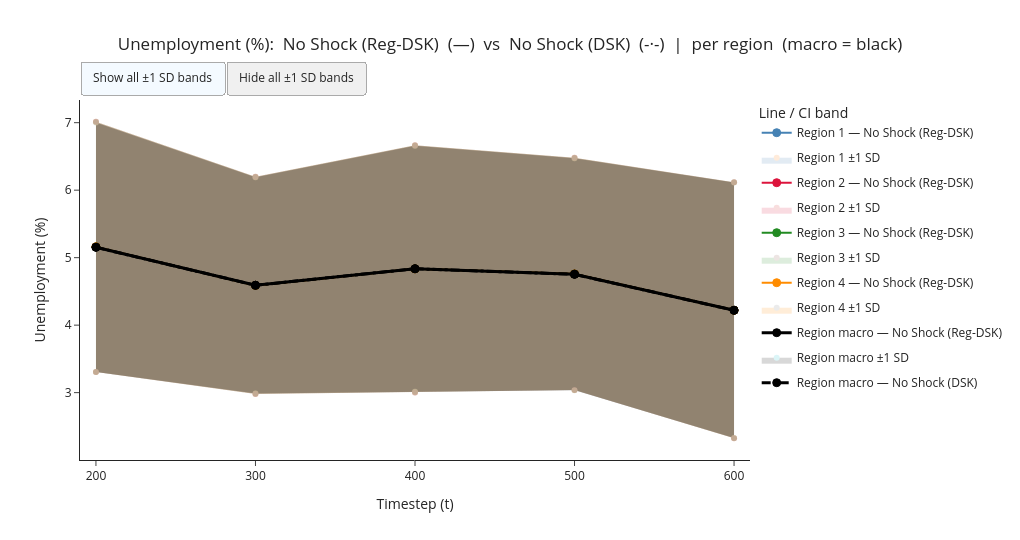
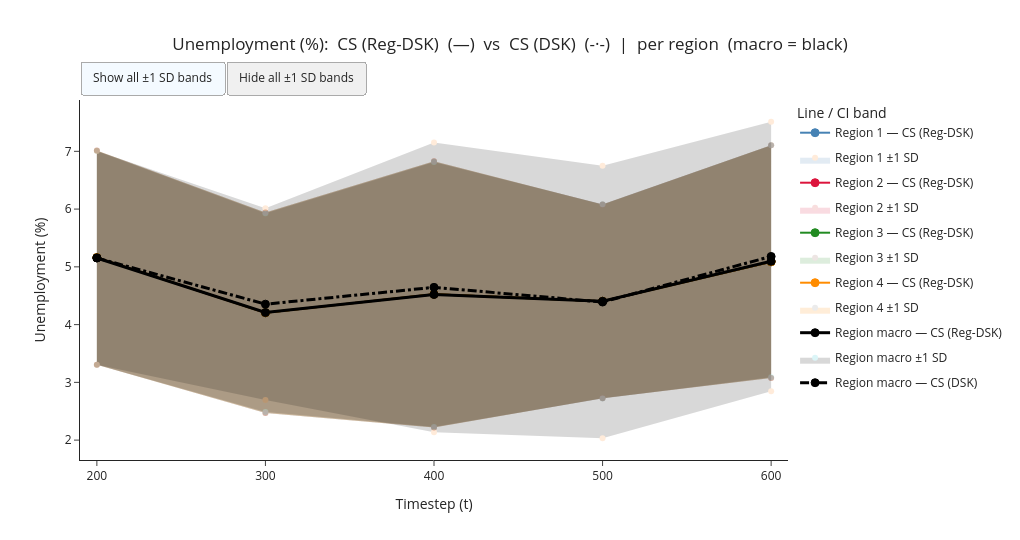
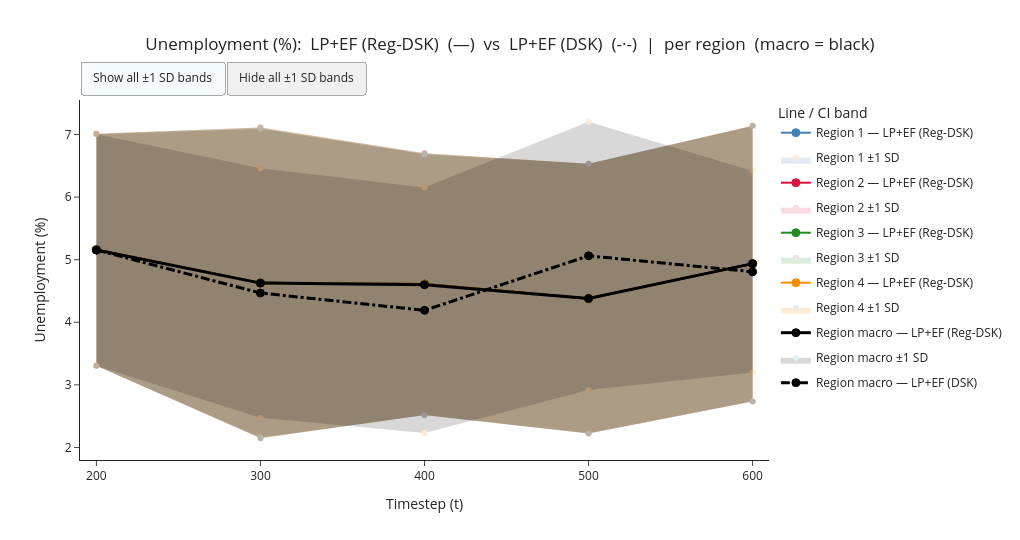

Here is the notebook cell these charts were saved with, in order:
### Markdown cell above
## Compare Scenarios
### Unemployment

### Code cell
# Plot 1 — Unemployment
build_comparison_fig(hrhs_scenario1, dsk_scenario1, "Unemployment",
                     label_a="No Shock (Reg-DSK)", label_b="No Shock (DSK)").show()

build_comparison_fig(hrhs_scenario2,dsk_scenario2, "Unemployment",
                     label_a="CS (Reg-DSK)", label_b="CS (DSK)").show()

build_comparison_fig(hrhs_scenario3,dsk_scenario3, "Unemployment",
                     label_a="LP+EF (Reg-DSK)", label_b="LP+EF (DSK)").show()

### Figure 1 — Plotly figure (JSON) as saved in the notebook; plotly's stock layout.template omitted (floating-point values rounded to 4 significant figures)
{"data": [{"legendgroup": "line_r1_No Shock (Reg-DSK)", "line": {"color": "steelblue", "dash": "solid", "width": 2}, "marker": {"color": "steelblue", "line": {"color": "steelblue", "width": 1}, "size": 8, "symbol": "circle"}, "mode": "lines+markers", "name": "Region 1 — No Shock (Reg-DSK)", "showlegend": true, "type": "scatter", "x": [200.0, 300.0, 400.0, 500.0, 600.0], "y": [5.16, 4.589, 4.834, 4.758, 4.22]}, {"fill": "toself", "fillcolor": "steelblue", "hoverinfo": "skip", "legendgroup": "ci_region_1", "line": {"width": 0}, "name": "Region 1 ±1 SD", "opacity": 0.15, "showlegend": true, "type": "scatter", "visible": true, "x": [200.0, 300.0, 400.0, 500.0, 600.0, 600.0, 500.0, 400.0, 300.0, 200.0], "y": [7.014, 6.2, 6.665, 6.479, 6.116, 2.324, 3.037, 3.004, 2.979, 3.306]}, {"legendgroup": "line_r2_No Shock (Reg-DSK)", "line": {"color": "crimson", "dash": "solid", "width": 2}, "marker": {"color": "crimson", "line": {"color": "crimson", "width": 1}, "size": 8, "symbol": "circle"}, "mode": "lines+markers", "name": "Region 2 — No Shock (Reg-DSK)", "showlegend": true, "type": "scatter", "x": [200.0, 300.0, 400.0, 500.0, 600.0], "y": [5.16, 4.589, 4.834, 4.758, 4.22]}, {"fill": "toself", "fillcolor": "crimson", "hoverinfo": "skip", "legendgroup": "ci_region_2", "line": {"width": 0}, "name": "Region 2 ±1 SD", "opacity": 0.15, "showlegend": true, "type": "scatter", "visible": true, "x": [200.0, 300.0, 400.0, 500.0, 600.0, 600.0, 500.0, 400.0, 300.0, 200.0], "y": [7.014, 6.2, 6.665, 6.479, 6.116, 2.324, 3.037, 3.004, 2.979, 3.306]}, {"legendgroup": "line_r3_No Shock (Reg-DSK)", "line": {"color": "forestgreen", "dash": "solid", "width": 2}, "marker": {"color": "forestgreen", "line": {"color": "forestgreen", "width": 1}, "size": 8, "symbol": "circle"}, "mode": "lines+markers", "name": "Region 3 — No Shock (Reg-DSK)", "showlegend": true, "type": "scatter", "x": [200.0, 300.0, 400.0, 500.0, 600.0], "y": [5.16, 4.589, 4.834, 4.758, 4.22]}, {"fill": "toself", "fillcolor": "forestgreen", "hoverinfo": "skip", "legendgroup": "ci_region_3", "line": {"width": 0}, "name": "Region 3 ±1 SD", "opacity": 0.15, "showlegend": true, "type": "scatter", "visible": true, "x": [200.0, 300.0, 400.0, 500.0, 600.0, 600.0, 500.0, 400.0, 300.0, 200.0], "y": [7.014, 6.2, 6.665, 6.479, 6.116, 2.324, 3.037, 3.004, 2.979, 3.306]}, {"legendgroup": "line_r4_No Shock (Reg-DSK)", "line": {"color": "darkorange", "dash": "solid", "width": 2}, "marker": {"color": "darkorange", "line": {"color": "darkorange", "width": 1}, "size": 8, "symbol": "circle"}, "mode": "lines+markers", "name": "Region 4 — No Shock (Reg-DSK)", "showlegend": true, "type": "scatter", "x": [200.0, 300.0, 400.0, 500.0, 600.0], "y": [5.16, 4.589, 4.834, 4.758, 4.22]}, {"fill": "toself", "fillcolor": "darkorange", "hoverinfo": "skip", "legendgroup": "ci_region_4", "line": {"width": 0}, "name": "Region 4 ±1 SD", "opacity": 0.15, "showlegend": true, "type": "scatter", "visible": true, "x": [200.0, 300.0, 400.0, 500.0, 600.0, 600.0, 500.0, 400.0, 300.0, 200.0], "y": [7.014, 6.2, 6.665, 6.479, 6.116, 2.324, 3.037, 3.004, 2.979, 3.306]}, {"legendgroup": "line_rmacro_No Shock (Reg-DSK)", "line": {"color": "black", "dash": "solid", "width": 3}, "marker": {"color": "black", "line": {"color": "black", "width": 1}, "size": 8, "symbol": "circle"}, "mode": "lines+markers", "name": "Region macro — No Shock (Reg-DSK)", "showlegend": true, "type": "scatter", "x": [200.0, 300.0, 400.0, 500.0, 600.0], "y": [5.154, 4.591, 4.836, 4.753, 4.22]}, {"fill": "toself", "fillcolor": "black", "hoverinfo": "skip", "legendgroup": "ci_region_macro", "line": {"width": 0}, "name": "Region macro ±1 SD", "opacity": 0.15, "showlegend": true, "type": "scatter", "visible": true, "x": [200.0, 300.0, 400.0, 500.0, 600.0, 600.0, 500.0, 400.0, 300.0, 200.0], "y": [7.004, 6.193, 6.659, 6.473, 6.112, 2.329, 3.034, 3.013, 2.989, 3.304]}, {"legendgroup": "line_rmacro_No Shock (DSK)", "line": {"color": "black", "dash": "dashdot", "width": 3}, "marker": {"color": "black", "line": {"color": "black", "width": 1}, "size": 8, "symbol": "circle"}, "mode": "lines+markers", "name": "Region macro — No Shock (DSK)", "showlegend": true, "type": "scatter", "x": [200.0, 300.0, 400.0, 500.0, 600.0], "y": [5.154, 4.591, 4.836, 4.753, 4.22]}, {"fill": "toself", "fillcolor": "black", "hoverinfo": "skip", "legendgroup": "ci_region_macro", "line": {"width": 0}, "name": "Region macro ±1 SD", "opacity": 0.15, "showlegend": false, "type": "scatter", "visible": true, "x": [200.0, 300.0, 400.0, 500.0, 600.0, 600.0, 500.0, 400.0, 300.0, 200.0], "y": [7.004, 6.193, 6.659, 6.473, 6.112, 2.329, 3.034, 3.013, 2.989, 3.304]}], "layout": {"height": 540, "legend": {"title": {"text": "Line / CI band"}, "tracegroupgap": 6, "x": 1.01, "y": 1}, "title": {"text": "Unemployment (%):  No Shock (Reg-DSK)  (—)  vs  No Shock (DSK)  (-·-)  |  per region  (macro = black)", "x": 0.5}, "updatemenus": [{"bgcolor": "#f0f0f0", "bordercolor": "#aaa", "buttons": [{"args": [{"visible": true}, [1, 3, 5, 7, 9, 11]], "label": "Show all ±1 SD bands", "method": "restyle"}, {"args": [{"visible": "legendonly"}, [1, 3, 5, 7, 9, 11]], "label": "Hide all ±1 SD bands", "method": "restyle"}], "direction": "left", "pad": {"r": 8, "t": 4}, "type": "buttons", "x": 0, "xanchor": "left", "y": 1.12}], "width": 1020, "xaxis": {"range": [190, 610], "tickvals": [200, 300, 400, 500, 600], "title": {"text": "Timestep (t)"}}, "yaxis": {"title": {"text": "Unemployment (%)"}}}}

### Figure 2 — Plotly figure (JSON) as saved in the notebook; plotly's stock layout.template omitted (floating-point values rounded to 4 significant figures)
{"data": [{"legendgroup": "line_r1_CS (Reg-DSK)", "line": {"color": "steelblue", "dash": "solid", "width": 2}, "marker": {"color": "steelblue", "line": {"color": "steelblue", "width": 1}, "size": 8, "symbol": "circle"}, "mode": "lines+markers", "name": "Region 1 — CS (Reg-DSK)", "showlegend": true, "type": "scatter", "x": [200.0, 300.0, 400.0, 500.0, 600.0], "y": [5.16, 4.206, 4.525, 4.403, 5.089]}, {"fill": "toself", "fillcolor": "steelblue", "hoverinfo": "skip", "legendgroup": "ci_region_1", "line": {"width": 0}, "name": "Region 1 ±1 SD", "opacity": 0.15, "showlegend": true, "type": "scatter", "visible": true, "x": [200.0, 300.0, 400.0, 500.0, 600.0, 600.0, 500.0, 400.0, 300.0, 200.0], "y": [7.014, 5.942, 6.829, 6.079, 7.104, 3.074, 2.726, 2.22, 2.47, 3.306]}, {"legendgroup": "line_r2_CS (Reg-DSK)", "line": {"color": "crimson", "dash": "solid", "width": 2}, "marker": {"color": "crimson", "line": {"color": "crimson", "width": 1}, "size": 8, "symbol": "circle"}, "mode": "lines+markers", "name": "Region 2 — CS (Reg-DSK)", "showlegend": true, "type": "scatter", "x": [200.0, 300.0, 400.0, 500.0, 600.0], "y": [5.16, 4.206, 4.525, 4.403, 5.089]}, {"fill": "toself", "fillcolor": "crimson", "hoverinfo": "skip", "legendgroup": "ci_region_2", "line": {"width": 0}, "name": "Region 2 ±1 SD", "opacity": 0.15, "showlegend": true, "type": "scatter", "visible": true, "x": [200.0, 300.0, 400.0, 500.0, 600.0, 600.0, 500.0, 400.0, 300.0, 200.0], "y": [7.014, 5.942, 6.829, 6.079, 7.104, 3.074, 2.726, 2.22, 2.47, 3.306]}, {"legendgroup": "line_r3_CS (Reg-DSK)", "line": {"color": "forestgreen", "dash": "solid", "width": 2}, "marker": {"color": "forestgreen", "line": {"color": "forestgreen", "width": 1}, "size": 8, "symbol": "circle"}, "mode": "lines+markers", "name": "Region 3 — CS (Reg-DSK)", "showlegend": true, "type": "scatter", "x": [200.0, 300.0, 400.0, 500.0, 600.0], "y": [5.16, 4.206, 4.525, 4.403, 5.089]}, {"fill": "toself", "fillcolor": "forestgreen", "hoverinfo": "skip", "legendgroup": "ci_region_3", "line": {"width": 0}, "name": "Region 3 ±1 SD", "opacity": 0.15, "showlegend": true, "type": "scatter", "visible": true, "x": [200.0, 300.0, 400.0, 500.0, 600.0, 600.0, 500.0, 400.0, 300.0, 200.0], "y": [7.014, 5.942, 6.829, 6.079, 7.104, 3.074, 2.726, 2.22, 2.47, 3.306]}, {"legendgroup": "line_r4_CS (Reg-DSK)", "line": {"color": "darkorange", "dash": "solid", "width": 2}, "marker": {"color": "darkorange", "line": {"color": "darkorange", "width": 1}, "size": 8, "symbol": "circle"}, "mode": "lines+markers", "name": "Region 4 — CS (Reg-DSK)", "showlegend": true, "type": "scatter", "x": [200.0, 300.0, 400.0, 500.0, 600.0], "y": [5.16, 4.206, 4.525, 4.403, 5.089]}, {"fill": "toself", "fillcolor": "darkorange", "hoverinfo": "skip", "legendgroup": "ci_region_4", "line": {"width": 0}, "name": "Region 4 ±1 SD", "opacity": 0.15, "showlegend": true, "type": "scatter", "visible": true, "x": [200.0, 300.0, 400.0, 500.0, 600.0, 600.0, 500.0, 400.0, 300.0, 200.0], "y": [7.014, 5.942, 6.829, 6.079, 7.104, 3.074, 2.726, 2.22, 2.47, 3.306]}, {"legendgroup": "line_rmacro_CS (Reg-DSK)", "line": {"color": "black", "dash": "solid", "width": 3}, "marker": {"color": "black", "line": {"color": "black", "width": 1}, "size": 8, "symbol": "circle"}, "mode": "lines+markers", "name": "Region macro — CS (Reg-DSK)", "showlegend": true, "type": "scatter", "x": [200.0, 300.0, 400.0, 500.0, 600.0], "y": [5.154, 4.209, 4.522, 4.403, 5.096]}, {"fill": "toself", "fillcolor": "black", "hoverinfo": "skip", "legendgroup": "ci_region_macro", "line": {"width": 0}, "name": "Region macro ±1 SD", "opacity": 0.15, "showlegend": true, "type": "scatter", "visible": true, "x": [200.0, 300.0, 400.0, 500.0, 600.0, 600.0, 500.0, 400.0, 300.0, 200.0], "y": [7.004, 5.929, 6.817, 6.084, 7.104, 3.088, 2.722, 2.227, 2.489, 3.304]}, {"legendgroup": "line_rmacro_CS (DSK)", "line": {"color": "black", "dash": "dashdot", "width": 3}, "marker": {"color": "black", "line": {"color": "black", "width": 1}, "size": 8, "symbol": "circle"}, "mode": "lines+markers", "name": "Region macro — CS (DSK)", "showlegend": true, "type": "scatter", "x": [200.0, 300.0, 400.0, 500.0, 600.0], "y": [5.154, 4.354, 4.645, 4.391, 5.18]}, {"fill": "toself", "fillcolor": "black", "hoverinfo": "skip", "legendgroup": "ci_region_macro", "line": {"width": 0}, "name": "Region macro ±1 SD", "opacity": 0.15, "showlegend": false, "type": "scatter", "visible": true, "x": [200.0, 300.0, 400.0, 500.0, 600.0, 600.0, 500.0, 400.0, 300.0, 200.0], "y": [7.004, 6.014, 7.155, 6.749, 7.512, 2.848, 2.032, 2.135, 2.694, 3.304]}], "layout": {"height": 540, "legend": {"title": {"text": "Line / CI band"}, "tracegroupgap": 6, "x": 1.01, "y": 1}, "title": {"text": "Unemployment (%):  CS (Reg-DSK)  (—)  vs  CS (DSK)  (-·-)  |  per region  (macro = black)", "x": 0.5}, "updatemenus": [{"bgcolor": "#f0f0f0", "bordercolor": "#aaa", "buttons": [{"args": [{"visible": true}, [1, 3, 5, 7, 9, 11]], "label": "Show all ±1 SD bands", "method": "restyle"}, {"args": [{"visible": "legendonly"}, [1, 3, 5, 7, 9, 11]], "label": "Hide all ±1 SD bands", "method": "restyle"}], "direction": "left", "pad": {"r": 8, "t": 4}, "type": "buttons", "x": 0, "xanchor": "left", "y": 1.12}], "width": 1020, "xaxis": {"range": [190, 610], "tickvals": [200, 300, 400, 500, 600], "title": {"text": "Timestep (t)"}}, "yaxis": {"title": {"text": "Unemployment (%)"}}}}

### Figure 3 — Plotly figure (JSON) as saved in the notebook; plotly's stock layout.template omitted (floating-point values rounded to 4 significant figures)
{"data": [{"legendgroup": "line_r1_LP+EF (Reg-DSK)", "line": {"color": "steelblue", "dash": "solid", "width": 2}, "marker": {"color": "steelblue", "line": {"color": "steelblue", "width": 1}, "size": 8, "symbol": "circle"}, "mode": "lines+markers", "name": "Region 1 — LP+EF (Reg-DSK)", "showlegend": true, "type": "scatter", "x": [200.0, 300.0, 400.0, 500.0, 600.0], "y": [5.16, 4.63, 4.61, 4.378, 4.936]}, {"fill": "toself", "fillcolor": "steelblue", "hoverinfo": "skip", "legendgroup": "ci_region_1", "line": {"width": 0}, "name": "Region 1 ±1 SD", "opacity": 0.15, "showlegend": true, "type": "scatter", "visible": true, "x": [200.0, 300.0, 400.0, 500.0, 600.0, 600.0, 500.0, 400.0, 300.0, 200.0], "y": [7.014, 7.112, 6.7, 6.533, 7.138, 2.733, 2.223, 2.519, 2.147, 3.306]}, {"legendgroup": "line_r2_LP+EF (Reg-DSK)", "line": {"color": "crimson", "dash": "solid", "width": 2}, "marker": {"color": "crimson", "line": {"color": "crimson", "width": 1}, "size": 8, "symbol": "circle"}, "mode": "lines+markers", "name": "Region 2 — LP+EF (Reg-DSK)", "showlegend": true, "type": "scatter", "x": [200.0, 300.0, 400.0, 500.0, 600.0], "y": [5.16, 4.63, 4.61, 4.378, 4.936]}, {"fill": "toself", "fillcolor": "crimson", "hoverinfo": "skip", "legendgroup": "ci_region_2", "line": {"width": 0}, "name": "Region 2 ±1 SD", "opacity": 0.15, "showlegend": true, "type": "scatter", "visible": true, "x": [200.0, 300.0, 400.0, 500.0, 600.0, 600.0, 500.0, 400.0, 300.0, 200.0], "y": [7.014, 7.112, 6.7, 6.533, 7.138, 2.733, 2.223, 2.519, 2.147, 3.306]}, {"legendgroup": "line_r3_LP+EF (Reg-DSK)", "line": {"color": "forestgreen", "dash": "solid", "width": 2}, "marker": {"color": "forestgreen", "line": {"color": "forestgreen", "width": 1}, "size": 8, "symbol": "circle"}, "mode": "lines+markers", "name": "Region 3 — LP+EF (Reg-DSK)", "showlegend": true, "type": "scatter", "x": [200.0, 300.0, 400.0, 500.0, 600.0], "y": [5.16, 4.63, 4.61, 4.378, 4.936]}, {"fill": "toself", "fillcolor": "forestgreen", "hoverinfo": "skip", "legendgroup": "ci_region_3", "line": {"width": 0}, "name": "Region 3 ±1 SD", "opacity": 0.15, "showlegend": true, "type": "scatter", "visible": true, "x": [200.0, 300.0, 400.0, 500.0, 600.0, 600.0, 500.0, 400.0, 300.0, 200.0], "y": [7.014, 7.112, 6.7, 6.533, 7.138, 2.733, 2.223, 2.519, 2.147, 3.306]}, {"legendgroup": "line_r4_LP+EF (Reg-DSK)", "line": {"color": "darkorange", "dash": "solid", "width": 2}, "marker": {"color": "darkorange", "line": {"color": "darkorange", "width": 1}, "size": 8, "symbol": "circle"}, "mode": "lines+markers", "name": "Region 4 — LP+EF (Reg-DSK)", "showlegend": true, "type": "scatter", "x": [200.0, 300.0, 400.0, 500.0, 600.0], "y": [5.16, 4.63, 4.61, 4.378, 4.936]}, {"fill": "toself", "fillcolor": "darkorange", "hoverinfo": "skip", "legendgroup": "ci_region_4", "line": {"width": 0}, "name": "Region 4 ±1 SD", "opacity": 0.15, "showlegend": true, "type": "scatter", "visible": true, "x": [200.0, 300.0, 400.0, 500.0, 600.0, 600.0, 500.0, 400.0, 300.0, 200.0], "y": [7.014, 7.112, 6.7, 6.533, 7.138, 2.733, 2.223, 2.519, 2.147, 3.306]}, {"legendgroup": "line_rmacro_LP+EF (Reg-DSK)", "line": {"color": "black", "dash": "solid", "width": 3}, "marker": {"color": "black", "line": {"color": "black", "width": 1}, "size": 8, "symbol": "circle"}, "mode": "lines+markers", "name": "Region macro — LP+EF (Reg-DSK)", "showlegend": true, "type": "scatter", "x": [200.0, 300.0, 400.0, 500.0, 600.0], "y": [5.154, 4.626, 4.599, 4.38, 4.936]}, {"fill": "toself", "fillcolor": "black", "hoverinfo": "skip", "legendgroup": "ci_region_macro", "line": {"width": 0}, "name": "Region macro ±1 SD", "opacity": 0.15, "showlegend": true, "type": "scatter", "visible": true, "x": [200.0, 300.0, 400.0, 500.0, 600.0, 600.0, 500.0, 400.0, 300.0, 200.0], "y": [7.004, 7.093, 6.684, 6.532, 7.136, 2.737, 2.229, 2.514, 2.158, 3.304]}, {"legendgroup": "line_rmacro_LP+EF (DSK)", "line": {"color": "black", "dash": "dashdot", "width": 3}, "marker": {"color": "black", "line": {"color": "black", "width": 1}, "size": 8, "symbol": "circle"}, "mode": "lines+markers", "name": "Region macro — LP+EF (DSK)", "showlegend": true, "type": "scatter", "x": [200.0, 300.0, 400.0, 500.0, 600.0], "y": [5.154, 4.467, 4.19, 5.062, 4.807]}, {"fill": "toself", "fillcolor": "black", "hoverinfo": "skip", "legendgroup": "ci_region_macro", "line": {"width": 0}, "name": "Region macro ±1 SD", "opacity": 0.15, "showlegend": false, "type": "scatter", "visible": true, "x": [200.0, 300.0, 400.0, 500.0, 600.0, 600.0, 500.0, 400.0, 300.0, 200.0], "y": [7.004, 6.46, 6.151, 7.203, 6.417, 3.197, 2.92, 2.23, 2.475, 3.304]}], "layout": {"height": 540, "legend": {"title": {"text": "Line / CI band"}, "tracegroupgap": 6, "x": 1.01, "y": 1}, "title": {"text": "Unemployment (%):  LP+EF (Reg-DSK)  (—)  vs  LP+EF (DSK)  (-·-)  |  per region  (macro = black)", "x": 0.5}, "updatemenus": [{"bgcolor": "#f0f0f0", "bordercolor": "#aaa", "buttons": [{"args": [{"visible": true}, [1, 3, 5, 7, 9, 11]], "label": "Show all ±1 SD bands", "method": "restyle"}, {"args": [{"visible": "legendonly"}, [1, 3, 5, 7, 9, 11]], "label": "Hide all ±1 SD bands", "method": "restyle"}], "direction": "left", "pad": {"r": 8, "t": 4}, "type": "buttons", "x": 0, "xanchor": "left", "y": 1.12}], "width": 1020, "xaxis": {"range": [190, 610], "tickvals": [200, 300, 400, 500, 600], "title": {"text": "Timestep (t)"}}, "yaxis": {"title": {"text": "Unemployment (%)"}}}}
